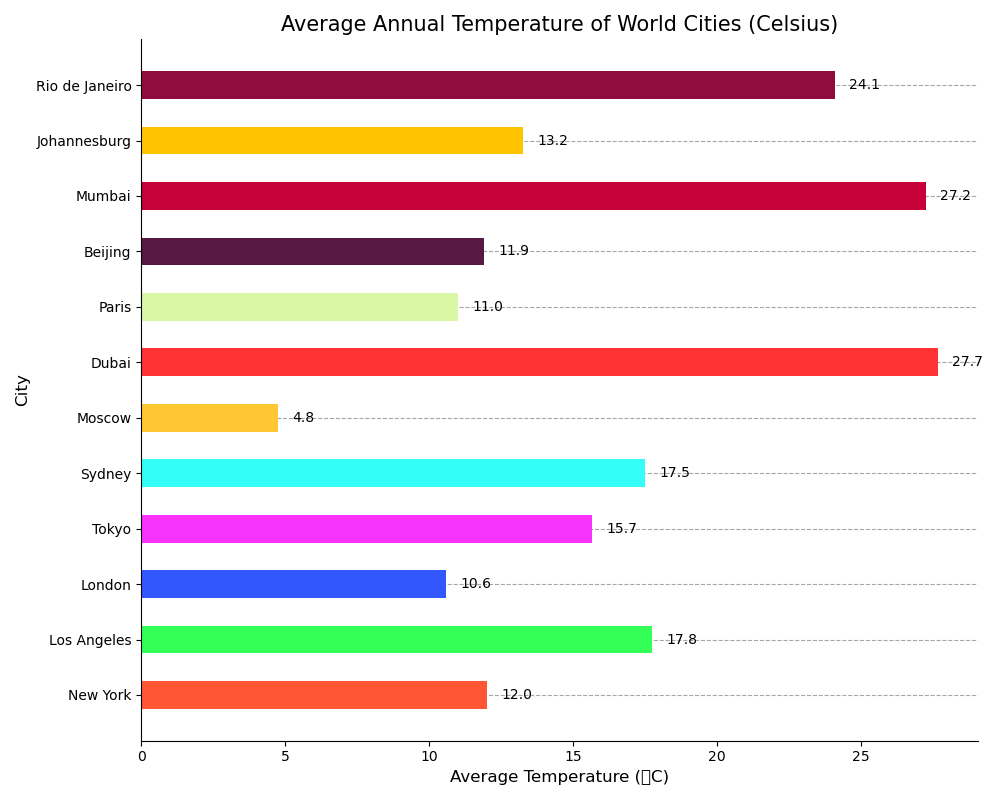

Here is the Python script that generated this plot:

import matplotlib.pyplot as plt

# Data
cities = [
    "New York", "Los Angeles", "London", "Tokyo", "Sydney",
    "Moscow", "Dubai", "Paris", "Beijing", "Mumbai",
    "Johannesburg", "Rio de Janeiro"
]
temperatures = [
    [-1, 0, 4, 10, 16, 21, 25, 24, 20, 14, 8, 3],
    [14, 15, 15, 17, 18, 20, 22, 22, 21, 19, 16, 14],
    [4, 4, 7, 9, 13, 16, 18, 18, 15, 11, 7, 5],
    [5, 6, 9, 14, 18, 21, 25, 27, 23, 18, 13, 9],
    [23, 23, 22, 19, 16, 13, 11, 12, 14, 17, 19, 21],
    [-9, -8, -4, 5, 13, 17, 19, 17, 11, 5, -2, -7],
    [19, 20, 23, 26, 31, 33, 36, 36, 33, 29, 25, 21],
    [3, 4, 7, 10, 14, 17, 19, 19, 16, 11, 7, 5],
    [-4, -2, 5, 14, 20, 25, 26, 25, 20, 13, 4, -3],
    [24, 24, 27, 29, 30, 29, 28, 28, 28, 28, 27, 25],
    [17, 17, 16, 14, 10, 7, 7, 10, 13, 15, 16, 17],
    [26, 27, 26, 25, 23, 22, 22, 22, 23, 24, 24, 25]
]

# Data for categories (cities) based on mean temperatures
mean_temps = [sum(months) / len(months) for months in temperatures]

# Set up the matplotlib figure
fig, ax = plt.subplots(figsize=(10, 8))

# Horizontal bar chart
bars = ax.barh(cities, mean_temps, color=[
               '#FF5733', '#33FF57', '#3357FF', '#F833FF', '#33FFF8', '#FFC733',
               '#FF3333', '#DAF7A6', '#581845', '#C70039', '#FFC300', '#900C3F'], height=0.5)

# Set the title and labels
ax.set_title('Average Annual Temperature of World Cities (Celsius)', fontsize=15)
ax.set_xlabel('Average Temperature (°C)', fontsize=12)
ax.set_ylabel('City', fontsize=12)

# Remove the spines
for spine in ['top', 'right']:
    ax.spines[spine].set_visible(False)

# Set grid to be behind the bars
ax.set_axisbelow(True)
ax.yaxis.grid(color='gray', linestyle='dashed', alpha=0.7)

# Show Values on Bars
for bar in bars:
    width = bar.get_width()
    label_x_pos = width + 0.5
    ax.text(label_x_pos, bar.get_y() + bar.get_height() / 2, f'{width:.1f}',
            va='center')

# Set the layout to be tight
plt.tight_layout()

# Show the plot
plt.show()
